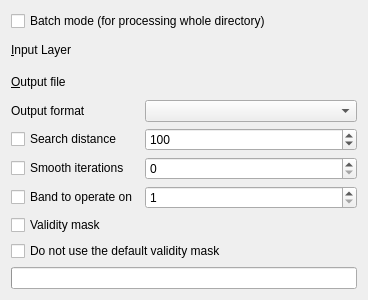
<?xml version="1.0" encoding="UTF-8"?>
<ui version="4.0">
 <class>GdalToolsWidget</class>
 <widget class="QWidget" name="GdalToolsWidget">
  <property name="geometry">
   <rect>
    <x>0</x>
    <y>0</y>
    <width>368</width>
    <height>300</height>
   </rect>
  </property>
  <property name="sizePolicy">
   <sizepolicy hsizetype="Expanding" vsizetype="Preferred">
    <horstretch>0</horstretch>
    <verstretch>0</verstretch>
   </sizepolicy>
  </property>
  <property name="windowTitle">
   <string>Fill Nodata</string>
  </property>
  <layout class="QGridLayout" name="gridLayout">
   <item row="0" column="0" colspan="2">
    <widget class="QCheckBox" name="batchCheck">
     <property name="text">
      <string>Batch mode (for processing whole directory)</string>
     </property>
    </widget>
   </item>
   <item row="1" column="0">
    <widget class="QLabel" name="label">
     <property name="text">
      <string>&amp;Input Layer</string>
     </property>
     <property name="buddy">
      <cstring>inSelector</cstring>
     </property>
    </widget>
   </item>
   <item row="1" column="1">
    <widget class="GdalToolsInOutSelector" name="inSelector" native="true"/>
   </item>
   <item row="2" column="0">
    <widget class="QLabel" name="label_1">
     <property name="text">
      <string>&amp;Output file</string>
     </property>
     <property name="buddy">
      <cstring>outSelector</cstring>
     </property>
    </widget>
   </item>
   <item row="2" column="1">
    <widget class="GdalToolsInOutSelector" name="outSelector" native="true"/>
   </item>
   <item row="3" column="0">
    <widget class="QLabel" name="formatLabel">
     <property name="frameShape">
      <enum>QFrame::NoFrame</enum>
     </property>
     <property name="text">
      <string>Output format</string>
     </property>
    </widget>
   </item>
   <item row="3" column="1">
    <widget class="QComboBox" name="formatCombo">
     <property name="sizePolicy">
      <sizepolicy hsizetype="Expanding" vsizetype="Fixed">
       <horstretch>0</horstretch>
       <verstretch>0</verstretch>
      </sizepolicy>
     </property>
    </widget>
   </item>
   <item row="4" column="0">
    <widget class="QCheckBox" name="distanceCheck">
     <property name="text">
      <string>Search distance</string>
     </property>
    </widget>
   </item>
   <item row="4" column="1">
    <widget class="QSpinBox" name="distanceSpin">
     <property name="minimum">
      <number>1</number>
     </property>
     <property name="maximum">
      <number>1000000</number>
     </property>
     <property name="value">
      <number>100</number>
     </property>
    </widget>
   </item>
   <item row="5" column="0">
    <widget class="QCheckBox" name="smoothCheck">
     <property name="text">
      <string>Smooth iterations</string>
     </property>
    </widget>
   </item>
   <item row="5" column="1">
    <widget class="QSpinBox" name="smoothSpin">
     <property name="minimum">
      <number>0</number>
     </property>
     <property name="value">
      <number>0</number>
     </property>
    </widget>
   </item>
   <item row="6" column="0">
    <widget class="QCheckBox" name="bandCheck">
     <property name="text">
      <string>Band to operate on</string>
     </property>
    </widget>
   </item>
   <item row="6" column="1">
    <widget class="QSpinBox" name="bandSpin">
     <property name="minimum">
      <number>1</number>
     </property>
    </widget>
   </item>
   <item row="7" column="0">
    <widget class="QCheckBox" name="maskCheck">
     <property name="text">
      <string>Validity mask</string>
     </property>
    </widget>
   </item>
   <item row="7" column="1">
    <widget class="GdalToolsInOutSelector" name="maskSelector" native="true"/>
   </item>
   <item row="8" column="0" colspan="2">
    <widget class="QCheckBox" name="nomaskCheck">
     <property name="text">
      <string>Do not use the default validity mask</string>
     </property>
    </widget>
   </item>
   <item row="9" column="0" colspan="2">
    <widget class="QProgressBar" name="progressBar"/>
   </item>
  </layout>
 </widget>
 <customwidgets>
  <customwidget>
   <class>GdalToolsInOutSelector</class>
   <extends>QWidget</extends>
   <header>inOutSelector</header>
   <container>1</container>
  </customwidget>
 </customwidgets>
 <resources/>
 <connections/>
</ui>
